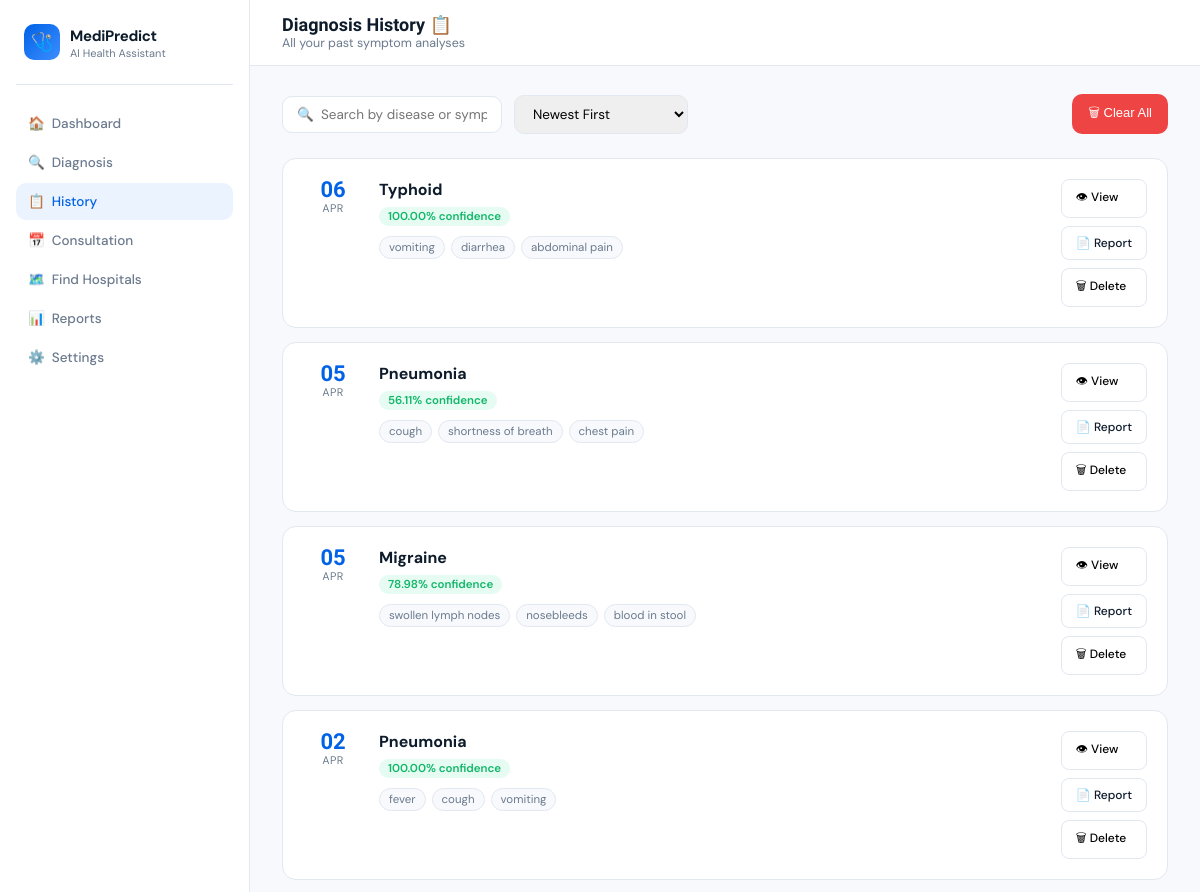
/history (signed in, upper part), run on an earlier commit of the app's database.
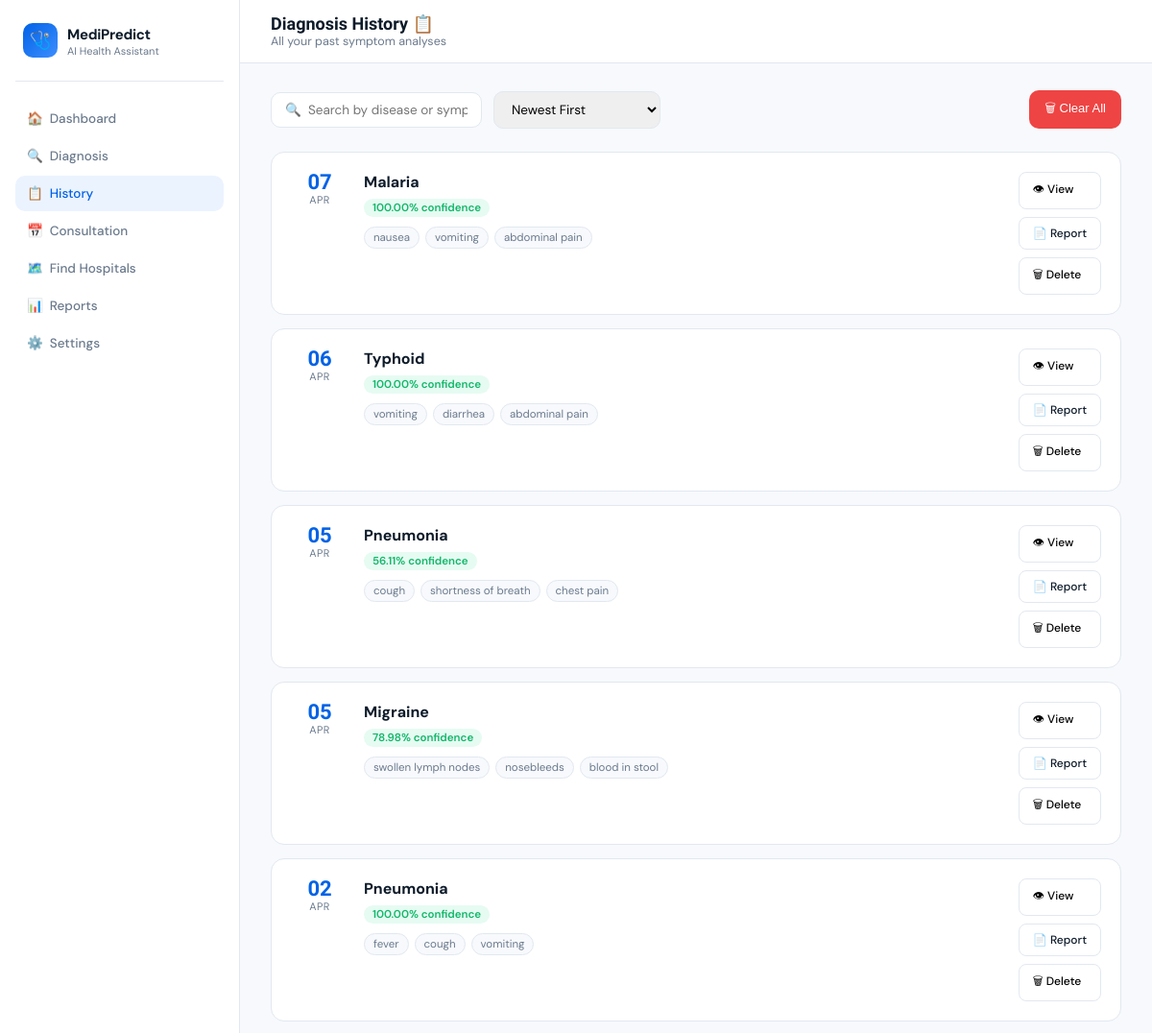
And on a later commit of the database.
### models.py (models this page shows)
class Diagnosis(db.Model):
    __tablename__ = 'diagnoses'
    id          = db.Column(db.Integer,   primary_key=True)
    record_id   = db.Column(db.String(20), unique=True, nullable=False)
    user_id     = db.Column(db.Integer,   db.ForeignKey('users.id'), nullable=False)
    top_disease = db.Column(db.String(100))
    confidence  = db.Column(db.String(20))
    prob_float  = db.Column(db.Float)
    symptoms    = db.Column(db.JSON)
    results     = db.Column(db.JSON)
    created_at  = db.Column(db.DateTime, default=datetime.utcnow)
    user = db.relationship('User', backref=db.backref('diagnoses', lazy=True))
    def to_dict(self):
        return {
            "id":          self.record_id,
            "user_id":     self.user_id,
            "top_disease": self.top_disease  or "",
            "confidence":  self.confidence   or "",
            "prob_float":  self.prob_float   or 0.0,
            "symptoms":    self.symptoms     or [],
            "results":     self.results      or [],
            "date":        self.created_at.strftime("%Y-%m-%d %H:%M") if self.created_at else "",
        }

### app.py (the view)
@app.route("/history")
@login_required
def history_page():
    user    = current_user()
    records = (Diagnosis.query.filter_by(user_id=user.id)
               .order_by(Diagnosis.created_at.desc()).all())
    return render_template("history.html",
                           username=user.username,
                           records=[r.to_dict() for r in records])

### app.py (called while the page is built)
@app.template_filter("format_month")
def format_month(date_str):
    try:
        dt = datetime.datetime.strptime(str(date_str)[:7], "%Y-%m")
        return dt.strftime("%b").upper()
    except Exception:
        return ""

def login_required(f):
    @wraps(f)
    def decorated(*args, **kwargs):
        if "user_id" not in session:
            return redirect(url_for("login"))
        user = current_user()
        if user and user.role == "patient":
            from flask import request as _req
            if _req.endpoint not in ("payment_page", "confirm_order", "logout"):
                if not user.paid:
                    return redirect(url_for("payment_page"))
                if user.expires_at and user.expires_at < datetime.datetime.utcnow():
                    user.paid = False
                    db.session.commit()
                    return redirect(url_for("payment_page"))
        return f(*args, **kwargs)
    return decorated

def current_user():
    uid = session.get("user_id")
    return User.query.get(uid) if uid else None

### templates/History.html (shortened to what this page needs)
<!DOCTYPE html>
<html lang="en">
<head>
</head>
<body>
<div class="layout">
<aside class="sidebar">
  <div class="logo">
    <div class="logo-icon">🩺</div>
    <div><strong>MediPredict</strong><span>AI Health Assistant</span></div>
  </div>
  <nav>
    <a href="/">🏠&nbsp; Dashboard</a>
    <a href="/">🔍&nbsp; Diagnosis</a>
    <a href="/history" class="active">📋&nbsp; History</a>
    <a href="/consultation">📅&nbsp; Consultation</a>
    <a href="/hospitals">🗺️&nbsp; Find Hospitals</a>
    <a href="/reports">📊&nbsp; Reports</a>
    <a href="/settings">⚙️&nbsp; Settings</a>
  </nav>
</aside>
<main class="main">
  <div class="topbar">
    <div><h1>Diagnosis History 📋</h1><p>All your past symptom analyses</p></div>
  </div>
  <div class="content">
    <div class="filter-bar">
      <input type="text" id="searchInput" placeholder="🔍  Search by disease or symptom…" oninput="filterRecords()">
      <select class="filter-select" id="sortSelect" onchange="filterRecords()">
        <option value="newest">Newest First</option>
      </select>
      <button class="clear-btn" onclick="if(confirm('Delete all history?')) clearAll()">🗑 Clear All</button>
    </div>
    <div class="records-grid" id="recordsGrid">
      {% if records %}
        {% for r in records %}
        <div class="record-card" data-id="{{ r.id }}" data-disease="{{ r.top_disease }}"
             data-conf="{{ r.results[0].prob_float if r.results and r.results[0].prob_float is defined else r.confidence | replace('%','') }}"
             data-date="{{ r.date }}">
          <div class="record-date-col">
            <div class="record-day">{{ r.date.split('-')[2].split(' ')[0] }}</div>
            <div class="record-month">{{ r.date | format_month }}</div>
          </div>
          <div class="record-body">
            <div class="record-disease">{{ r.top_disease }}</div>
            <span class="record-confidence">{{ r.confidence }} confidence</span>
            <div class="symptom-tags">
              {% for s in r.symptoms[:6] %}
              <span class="sym-tag">{{ s.replace('_',' ') }}</span>
              {% endfor %}
            </div>
          </div>
          <div class="record-actions">
            <button class="act-btn" onclick="viewDetail('{{ r.id }}')">👁 View</button>
            <a href="/download-report/{{ r.id }}" class="act-btn" style="text-decoration:none;color:inherit;">📄 Report</a>
            <button class="act-btn danger" onclick="deleteRecord('{{ r.id }}', this)">🗑 Delete</button>
          </div>
        </div>
        {% endfor %}
      {% else %}
        <div class="empty-state">
          <div class="icon">🔬</div>
          <h3>No diagnoses yet</h3>
          <p>Run your first analysis on the <a href="/">Dashboard</a> to see results here.</p>
        </div>
      {% endif %}
    </div>
  </div>
</main>
</div>
</body>
</html>

What changed in the data, as far as the page shows it:
added Diagnosis: date "07", date "APR", top_disease "Malaria", confidence "100.00%", replace "nausea" "vomiting" "abdominal pain"
